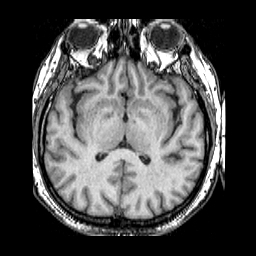
#> input picture Dataset/MRI1.png, 256 x 256 px, found by its file name
$ python final.py
#> lines starting #> are read from the running program, lines starting #| are printed output that depends on the picture; after the words box and inside, x2 and y2 are one past the last pixel; in counts of white or black regions, pixels touching at a corner belong together
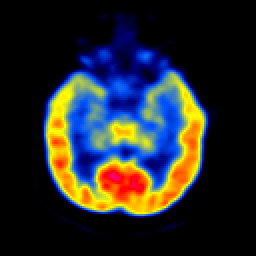
#> input picture Dataset/PET.png, 256 x 256 px, found by its file name
#> further down, IPET is the input picture: shape (256, 256, 3); mean B, G, R 41.6, 39.9, 38.4
#> in fuse_images, `PET_YUV = cv2.cvtColor(IPET, cv2.COLOR_BGR2YUV)`: PET_YUV: shape (256, 256, 3); mean of channels 0, 1, 2 39.6, 129, 126.7
# Algorithm 1: XDoG_ST_LE (High-frequency synthesis)
import cv2
import numpy as np
from scipy.ndimage import sobel, convolve

# This function calculates the Structure Tensor of an image, which provides local edge orientation and intensity information.
def structure_tensor(image, sigma=1.0):
    """
    Computes the Structure Tensor of an image.
    :param image: Grayscale image (n x m single-channel matrix).
    :param sigma: Gaussian smoothing factor.
    :return: Structure Tensor components (Jxx, Jyy, Jxy).
    """
    Ix = sobel(image, axis=1, mode='reflect')  # Derivative along the x-axis.
    Iy = sobel(image, axis=0, mode='reflect')  # Derivative along the y-axis.
    Ix2 = convolve(Ix**2, np.ones((3, 3)) / 9, mode='constant')       # Smoothed squared derivative along x.
    Iy2 = convolve(Iy**2, np.ones((3, 3)) / 9, mode='constant')       # Smoothed squared derivative along y.
    Ixy = convolve(Ix * Iy, np.ones((3, 3)) / 9, mode='constant')     # Smoothed product of derivatives.
    return Ix2, Iy2, Ixy

# Computes the Local Energy Function based on Structure Tensor eigenvalues, capturing texture and feature saliency.
def local_energy(Ix2, Iy2, Ixy):
    """
    Computes the Local Energy Function from Structure Tensor components.
    :return: Local energy image.
    """
    trace = Ix2 + Iy2
    determinant = (Ix2 * Iy2) - (Ixy**2)
    energy = trace - np.sqrt(np.maximum(trace**2 - 4 * determinant, 0))
    return energy

# This function implements the XDoG filter, an advanced edge detection method preserving edges while reducing noise.
def xdog(image, epsilon=0.01, k=200, gamma=0.98, phi=10):
    """
    Computes the eXtended Difference of Gaussians (XDoG).
    :param image: Grayscale image.
    """
#> called with epsilon = 0.01, k = 200, gamma = 0.98, phi = 10
    s1, s2 = 0.5, 0.5 * k
    gauss1 = convolve(image, np.ones((3, 3)) / 9, mode='constant')          # First Gaussian smoothing.
    gauss2 = gamma * convolve(image, np.ones((5, 5)) / 25, mode='constant') # Second Gaussian smoothing with scaling.
    dog_result = gauss1 - gauss2                # Difference of Gaussians.
    dog_result = dog_result / 255.0            # Normalize the result.
    mask = dog_result >= epsilon
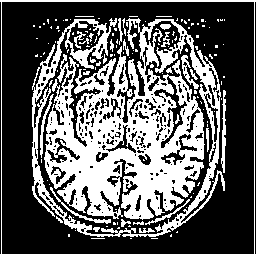
#> mask: shape (256, 256) bool; 37.9% white; 140 white regions (112 under 20 px), largest, box (x1, y1, x2, y2) and area: (32, 18, 225, 237) 21203, (0, 0, 256, 256) 1528, (221, 90, 226, 173) 239
    dog_result[mask] = 1.0                      # Thresholding for edge emphasis.
    dog_result[~mask] = 1.0 + np.tanh(phi * (dog_result[~mask] - epsilon))
    return (dog_result * 255).astype(np.uint8)

# Fuses high-frequency components from two images using Structure Tensor and Local Energy functions.
def apply_structure_tensor_and_energy(A_H, B_H):
    """
    Fuses high-frequency components A_H and B_H using Structure Tensor, Local Energy, and XDoG for edge detection.
    """
    # Apply XDoG to the high-frequency components
    A_H_xdog = xdog(A_H)
    B_H_xdog = xdog(B_H)
#> call 2 of xdog, with epsilon = 0.01, k = 200, gamma = 0.98, phi = 10
#> in xdog (call 2), `mask = dog_result >= epsilon`: mask: shape (256, 256) bool; 15.1% white; 899 white regions (886 under 20 px), largest, box (x1, y1, x2, y2) and area: (45, 71, 205, 215) 7743, (115, 83, 127, 93) 70, (141, 51, 151, 59) 51
#> in xdog (call 2), `dog_result[mask] = 1.0`:
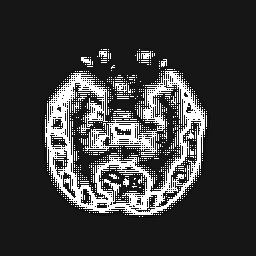
#> dog_result: shape (256, 256) float32; min -0.0974, max 1, mean 0.15; drawn with min black and max white

    # Normalize the XDoG outputs to ensure they're in the correct range
    A_H_xdog = A_H_xdog.astype('float32') / 255.0
    B_H_xdog = B_H_xdog.astype('float32') / 255.0

    # Compute Structure Tensor and Local Energy on the XDoG-processed images
    Ix2_A, Iy2_A, Ixy_A = structure_tensor(A_H_xdog, sigma=1.0)
    Ix2_B, Iy2_B, Ixy_B = structure_tensor(B_H_xdog, sigma=1.0)
#> call 2 of structure_tensor, with sigma = 1
#> in structure_tensor (call 2), `Ix = sobel(image, axis=1, mode='reflect')`:
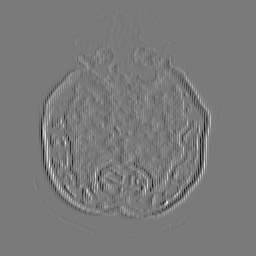
#> Ix: shape (256, 256) float32; min -1.9, max 2.06, mean -2.27e-11; drawn with min black and max white
#> in structure_tensor (call 2), `Iy = sobel(image, axis=0, mode='reflect')`:
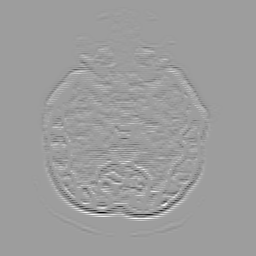
#> Iy: shape (256, 256) float32; min -3, max 1.87, mean 3.6e-10; drawn with min black and max white
#> in structure_tensor (call 2), `Ixy = convolve(Ix * Iy, np.ones((3, 3)) / 9, mode='constant')`:
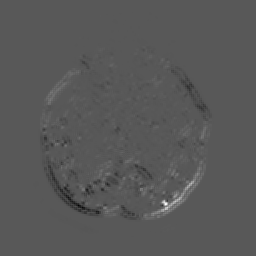
#> Ixy: shape (256, 256) float32; min -0.426, max 0.807, mean 0.000242; drawn with min black and max white

    energy_A = local_energy(Ix2_A, Iy2_A, Ixy_A)
    energy_B = local_energy(Ix2_B, Iy2_B, Ixy_B)
#> in local_energy (call 2), `trace = Ix2 + Iy2`:
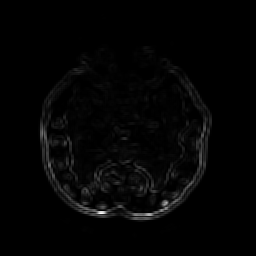
#> trace: shape (256, 256) float32; min 0, max 3.47, mean 0.0604; drawn with min black and max white

    DM_A = (energy_A > energy_B).astype(np.float32)  # Decision Map for A_H.
    DM_B = 1.0 - DM_A                                # Decision Map for B_H.

    F_H = DM_A * A_H_xdog + DM_B * B_H_xdog         # Fusion of high-frequency components.
    F_H = cv2.normalize(F_H, None, 0, 255, cv2.NORM_MINMAX).astype(np.uint8)
    return F_H


# Weighted Mean Curvature Filter (WMCF) for separating low- and high-frequency components.
def weighted_mean_curvature(u):
    """
    Computes the Weighted Mean Curvature (Hw) of an input image or matrix u.

    :param u: 2D numpy array (grayscale image or matrix).
    :return: 2D numpy array representing the Weighted Mean Curvature (Hw).
    """
    # Define convolution kernels
    k1 = np.array([[1, 1, 0], [2, -6, 0], [1, 1, 0]]) / 6
    k2 = np.array([[2, 4, 1], [4, -12, 0], [1, 0, 0]]) / 12

    # Initialize distances
    dist = np.zeros((u.shape[0], u.shape[1], 8), dtype=np.float32)

    # Compute distances using convolutions
    dist[:, :, 0] = convolve(u, k1, mode='constant', cval=0)
    dist[:, :, 1] = convolve(u, np.fliplr(k1), mode='constant', cval=0)
    dist[:, :, 2] = convolve(u, np.flipud(k1), mode='constant', cval=0)
    dist[:, :, 3] = convolve(u, np.fliplr(np.flipud(k1)), mode='constant', cval=0)
    dist[:, :, 4] = convolve(u, k2, mode='constant', cval=0)
    dist[:, :, 5] = convolve(u, np.fliplr(k2), mode='constant', cval=0)
    dist[:, :, 6] = convolve(u, np.flipud(k2), mode='constant', cval=0)
    dist[:, :, 7] = convolve(u, np.rot90(k2, 2), mode='constant', cval=0)

    # Find minimum signed distance
    abs_dist = np.abs(dist)
    min_indices = np.argmin(abs_dist, axis=2)

    # Turn sub to index (optimized for Python)
    Hw = np.choose(min_indices, dist.transpose(2, 0, 1))

    return Hw

# Algorithm 2: ASR_COA (Low-frequency synthesis)
def COA_ASR(AL, BL, AH, FH, CF, nfevalMAX, n_packs=20, n_coy=5):
    """
    Adaptive Synthesis Rule using Coyote Optimization Algorithm (ASR_COA).
    """
#> called with nfevalMAX = 1000, n_packs = 20, n_coy = 5
    VarMin = np.array([0.9, 0.001])  # Lower bounds for parameters.
    VarMax = np.array([0.999, 0.3])  # Upper bounds for parameters.
    D = len(VarMin)
    if n_coy < 3:
        raise Exception("At least 3 coyotes per pack must be used")
    pop_total = n_packs * n_coy
    coyotes = VarMin + np.random.rand(pop_total, D) * (VarMax - VarMin)  # Initialize population.
    costs = np.zeros(pop_total)
    for i in range(pop_total):
        FL = coyotes[i, 0] * AL + coyotes[i, 1] * BL  # Low-frequency fusion.
        F = FL + FH                                   # Combine with high-frequency components.
        costs[i] = CF(F)                             # Evaluate fitness.
#> after the loop, costs = 100 values, max 50.11 at index 8, min 49.98 at index 26, mean 50.04
    nfeval = pop_total
    globalMin = np.min(costs)
#> globalMin = 49.98
    globalParams = coyotes[np.argmin(costs), :]
#> globalParams = [0.998, 0.0315]
    while nfeval < nfevalMAX:
        for p in range(n_packs):
            pack_indices = np.arange(p * n_coy, (p + 1) * n_coy)
            coyotes_aux = coyotes[pack_indices, :]
            costs_aux = costs[pack_indices]
            ind = np.argsort(costs_aux)
            costs_aux = costs_aux[ind]
            coyotes_aux = coyotes_aux[ind, :]
            c_alpha = coyotes_aux[0, :]                  # Best coyote in the pack.
            tendency = np.median(coyotes_aux, axis=0)   # Social tendency.
            new_coyotes = np.zeros_like(coyotes_aux)
            for c in range(n_coy):
                rc1, rc2 = np.random.choice(n_coy, 2, replace=False)
                new_coyotes[c, :] = (
                    coyotes_aux[c, :] + np.random.rand() * (c_alpha - coyotes_aux[rc1, :])
                    + np.random.rand() * (tendency - coyotes_aux[rc2, :])
                )
                new_coyotes[c, :] = np.clip(new_coyotes[c, :], VarMin, VarMax)
                FL = new_coyotes[c, 0] * AL + new_coyotes[c, 1] * BL
                F = FL + FH
                new_cost = CF(F)
                nfeval += 1
                if new_cost < costs_aux[c]:
                    costs_aux[c] = new_cost
                    coyotes_aux[c, :] = new_coyotes[c, :]
            coyotes[pack_indices, :] = coyotes_aux
            costs[pack_indices] = costs_aux
        globalMin = np.min(costs)
        globalParams = coyotes[np.argmin(costs), :]
#> after the loop, costs = 100 values, max 50.05 at index 49, min 49.98 at index 0, mean 49.98; coyotes = 100 pairs, first value 0.949 to 0.999, second value 0.001 to 0.163; nfeval = 1000
    FL = globalParams[0] * AL.astype('float32') + globalParams[1] * BL.astype('float32')
    return FL, globalParams

# Algorithm 3: IEXDoG_COA (Fusion)
def fuse_images(IMRI, IPET, nfevalMAX=1000):
    """
    Fuses MRI and PET images using IEXDoG_COA.
    """
    A = cv2.convertScaleAbs(IMRI, alpha=1.2, beta=30).astype('float32')  # Brightness adjustment.
    PET_YUV = cv2.cvtColor(IPET, cv2.COLOR_BGR2YUV)
    B = PET_YUV[:, :, 0].astype('float32')  # Extract luminance.
    U, V = PET_YUV[:, :, 1], PET_YUV[:, :, 2]  # Extract chrominance.
    AL = weighted_mean_curvature(A).astype('float32')  # Low-frequency MRI using WMCF.
    AH = A - AL                                 # High-frequency MRI.
    BL = weighted_mean_curvature(B).astype('float32')  # Low-frequency PET using WMCF.
    BH = B - BL                                 # High-frequency PET.
    FH = apply_structure_tensor_and_energy(AH, BH).astype('float32')
    FL, _ = COA_ASR(AL, BL, AH, FH, lambda F: np.std(F), nfevalMAX)  # Optimize low-frequency fusion.
    FL = FL.astype('float32')
    FH = FH.astype('float32')
    F = cv2.addWeighted(FL, 0.5, FH, 0.5, 0).astype('float32')  # Combine low and high frequencies.
    F_YUV = np.zeros_like(PET_YUV, dtype=np.uint8)
    F_YUV[:, :, 0] = cv2.normalize(F, None, 0, 255, cv2.NORM_MINMAX).astype(np.uint8)  # Normalize luminance.
    F_YUV[:, :, 1] = U  # Preserve chrominance.
    F_YUV[:, :, 2] = V
    return cv2.cvtColor(F_YUV, cv2.COLOR_YUV2BGR)  # Convert back to RGB.

if __name__ == '__main__':
    IMRI = cv2.imread('MRI1.png', cv2.IMREAD_GRAYSCALE).astype('float32')  # Read MRI image.
    IPET = cv2.imread('PET.png', cv2.IMREAD_COLOR)                        # Read PET image.
    if IMRI is None or IPET is None:
        raise FileNotFoundError("One or both input images not found!")
    fused_image = fuse_images(IMRI, IPET)
    cv2.imwrite('Fused_Image.jpg', fused_image)  # Save fused image.
    print("Fused image saved as 'Fused_Image.jpg'")
